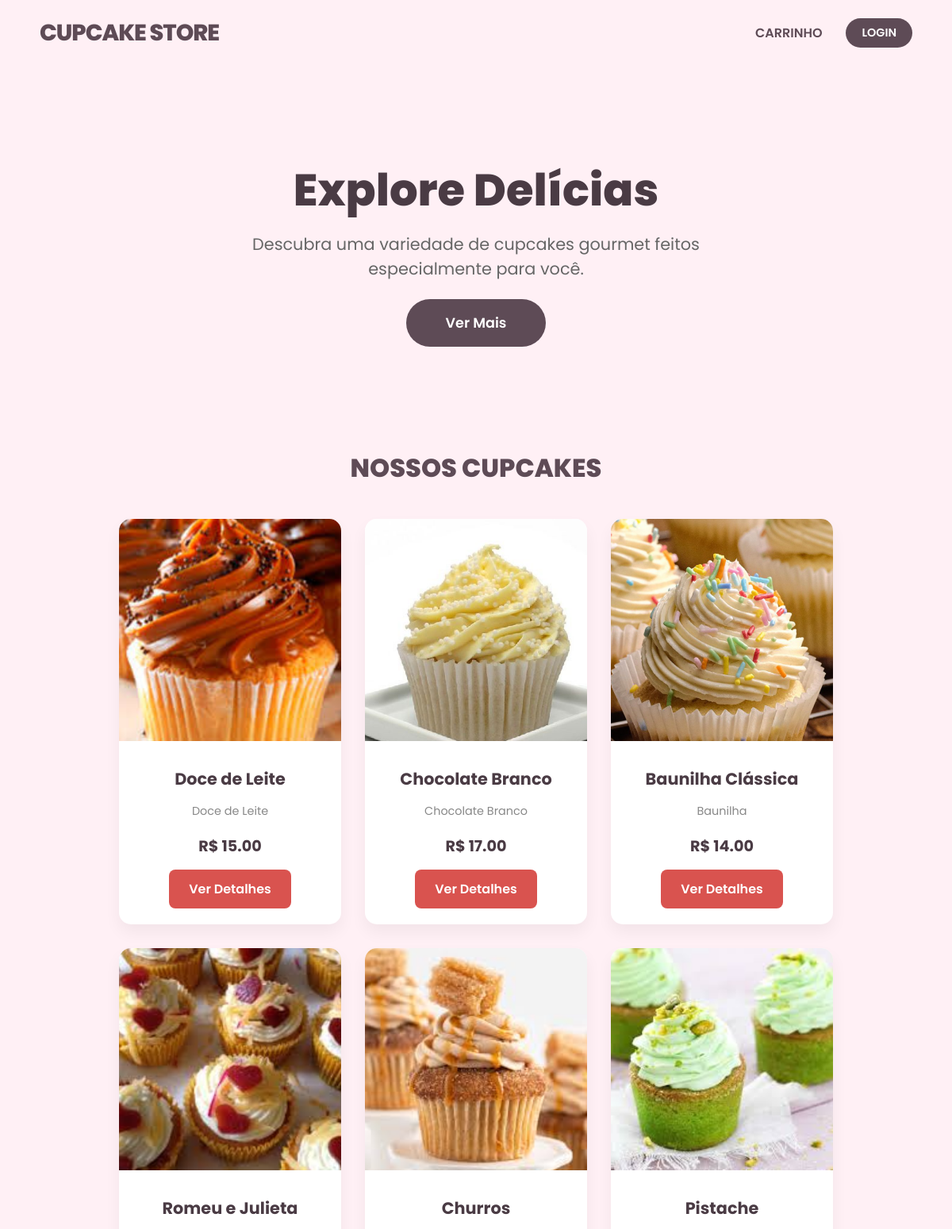
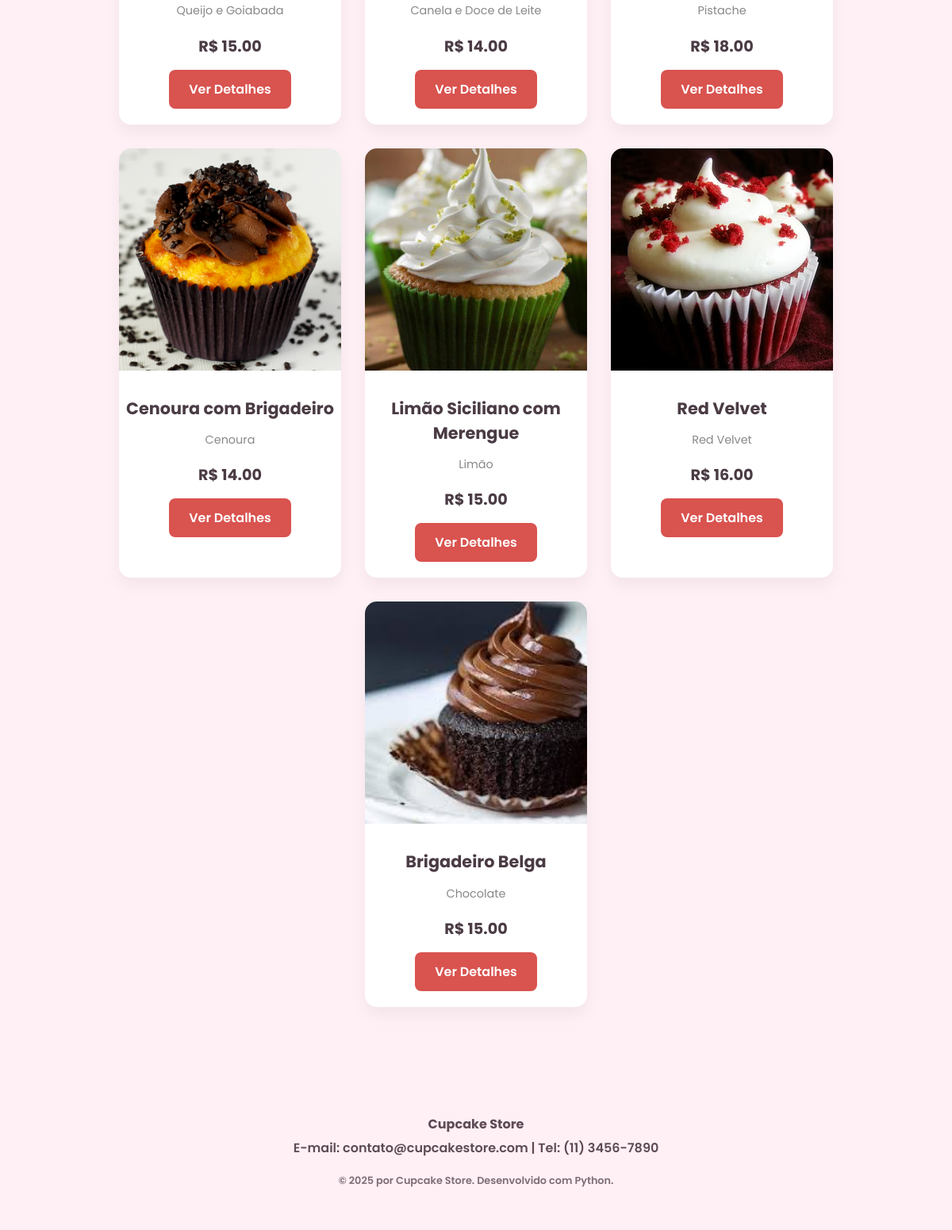
The page / on the database its author committed (2 pictures, top to bottom).
### tables this page shows
CREATE TABLE Cupcake (
    id_cupcake INTEGER PRIMARY KEY AUTOINCREMENT,
    nome VARCHAR(100) NOT NULL,
    preco DECIMAL(10, 2) NOT NULL,
    sabor VARCHAR(50),
    descricao TEXT,
    quantidade_estoque INTEGER NOT NULL DEFAULT 0
, imagem VARCHAR(100));

### app.py (the view)
@app.route('/')
def index():
    nome = session.get('cliente_nome') # se nao tiver fica none
    con = sqlite3.connect(banco_de_dados)
    con.row_factory = sqlite3.Row # pra pegar pelo nome da coluna
    todos_cupcakes = con.execute('SELECT * FROM Cupcake').fetchall()
    con.close() # fecha conexao
    return render_template('index.html', cupcakes=todos_cupcakes, cliente_nome=nome)

### templates/index.html (shortened to what this page needs)
<!DOCTYPE html>
<html lang="pt-br">
<head>
    <link rel="stylesheet" href="{{ url_for('static', filename='style.css') }}">
</head>
<body>
    <header>
        <h1>CUPCAKE STORE</h1>
        <nav class="navbar">
            <a href="/carrinho">CARRINHO</a>
            {% if cliente_nome %}
                <span class="user-msg">Olá, {{ cliente_nome }}!</span>
                <a href="/logout" style="color: #666; font-weight: 600; font-size: 0.9em;">SAIR</a>
            {% else %}
                <a href="/login" style="background-color: #5E4B56; color: white; padding: 8px 20px; border-radius: 20px; font-size: 0.9em;">LOGIN</a>
            {% endif %}
        </nav>
    </header>
    <section class="hero-banner">
        <div class="hero-content">
            <h1>Explore Delícias</h1>
            <p>Descubra uma variedade de cupcakes gourmet feitos especialmente para você.</p>
            <a href="#vitrine" class="btn-hero">Ver Mais</a>
        </div>
    </section>
    <main id="vitrine">
        <h2>NOSSOS CUPCAKES</h2>
        <div class="vitrine">
            {% for cupcake in cupcakes %}
                <div class="produto">
                    <img src="{{ url_for('static', filename='img/' + cupcake.imagem) }}" alt="{{ cupcake.nome }}">
                    <h3>{{ cupcake.nome }}</h3>
                    <p class="sabor">{{ cupcake.sabor }}</p>
                    <p class="preco">R$ {{ "%.2f"|format(cupcake.preco|float) }}</p>
                    <a href="/cupcake/{{ cupcake.id_cupcake }}" class="btn-detalhes">Ver Detalhes</a>
                </div>
            {% else %}
                <p>Nenhum cupcake disponível no momento.</p>
            {% endfor %}
        </div>
    </main>
    <footer>
        <div style="margin-bottom: 10px;">
            <p style="margin: 5px 0;"><strong>Cupcake Store</strong></p>
            <p style="margin: 5px 0;">E-mail: contato@cupcakestore.com | Tel: (11) 3456-7890</p>
        </div>
        <div style="font-size: 0.8em; margin-top: 20px; opacity: 0.8;">
            <p>© 2025 por Cupcake Store. Desenvolvido com Python.</p>
        </div>
    </footer>
</body>
</html>

### static/style.css (style rules this page uses)
body { font-family: 'Poppins', sans-serif; margin: 0; padding: 0; background-color: #FFF0F5; color: #4a3b44; }
header { background-color: #FFF0F5; padding: 20px 50px; display: flex; justify-content: space-between; align-items: center; }
header h1 { margin: 0; color: #5E4B56; font-size: 1.8em; font-weight: 800; letter-spacing: -1px; }
.navbar { display: flex; gap: 30px; align-items: center; }
.navbar a { text-decoration: none; color: #5E4B56; font-size: 1em; font-weight: 600; transition: color 0.3s; }
.hero-banner { padding: 80px 20px; text-align: center; }
.hero-content h1 { color: #4a3b44; font-size: 3.5em; font-weight: 800; margin-bottom: 10px; line-height: 1.1; }
.hero-content p { color: #666; font-size: 1.3em; margin-bottom: 40px; max-width: 600px; margin-left: auto; margin-right: auto; }
.btn-hero { background-color: #5E4B56; color: white; padding: 18px 50px; text-decoration: none; border-radius: 50px; font-size: 1.1em; font-weight: 600; transition: transform 0.2s; }
main { padding: 40px 20px; }
main h2 { text-align: center; color: #5E4B56; font-size: 2em; font-weight: 800; margin-bottom: 40px; }
.vitrine { display: flex; flex-wrap: wrap; justify-content: center; gap: 30px; }
.produto { background-color: #fff; border: none; border-radius: 15px; padding: 0 0 20px 0; width: 280px; box-shadow: 0 10px 20px rgba(0,0,0,0.05); text-align: center; transition: transform 0.3s; overflow: hidden; }
.produto img { width: 100%; height: 280px; object-fit: cover; margin-bottom: 15px; }
.produto h3 { color: #4a3b44; font-size: 1.3em; font-weight: 700; margin: 10px 0; }
.produto p.sabor { color: #888; font-size: 0.9em; margin-bottom: 5px; }
.produto p.preco { color: #4a3b44; font-size: 1.2em; font-weight: 700; margin-bottom: 15px; }
.btn-detalhes, .btn-checkout, .produto-a { display: inline-block; padding: 12px 25px; background-color: #d9534f; color: #fff; text-decoration: none; border-radius: 8px; font-weight: 600; border: none; cursor: pointer; }
footer { text-align: center; padding: 40px; background-color: #FFF0F5; color: #5E4B56; margin-top: 50px; font-weight: 600; }

### rows shown on the page
Cupcake: imagem (picture), nome "Doce de Leite", sabor "Doce de Leite", preco "15.00"
Cupcake: imagem (picture), nome "Chocolate Branco", sabor "Chocolate Branco", preco "17.00"
Cupcake: imagem (picture), nome "Baunilha Clássica", sabor "Baunilha", preco "14.00"
Cupcake: imagem (picture), nome "Romeu e Julieta", sabor "Queijo e Goiabada", preco "15.00"
Cupcake: imagem (picture), nome "Churros", sabor "Canela e Doce de Leite", preco "14.00"
Cupcake: imagem (picture), nome "Pistache", sabor "Pistache", preco "18.00"
Cupcake: imagem (picture), nome "Cenoura com Brigadeiro", sabor "Cenoura", preco "14.00"
Cupcake: imagem (picture), nome "Limão Siciliano com Merengue", sabor "Limão", preco "15.00"
Cupcake: imagem (picture), nome "Red Velvet", sabor "Red Velvet", preco "16.00"
Cupcake: imagem (picture), nome "Brigadeiro Belga", sabor "Chocolate", preco "15.00"
